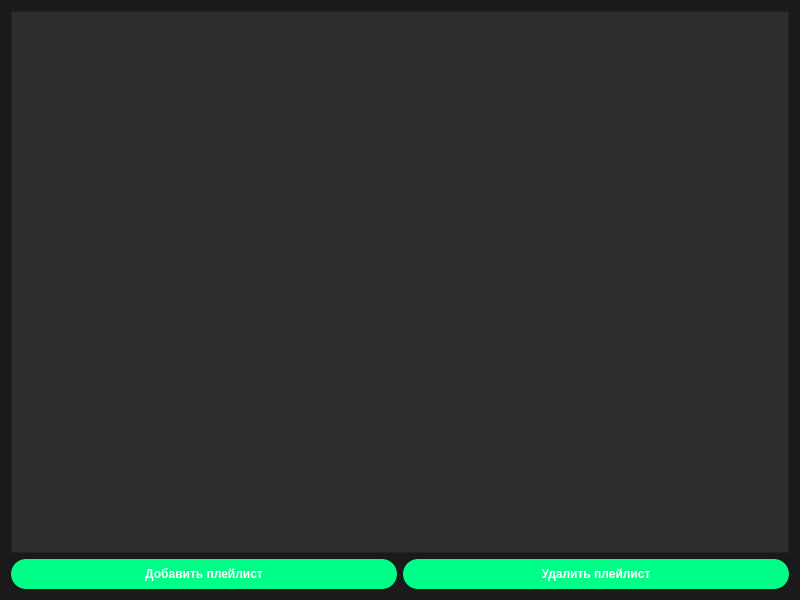
<?xml version="1.0" encoding="UTF-8"?>
<ui version="4.0">
 <class>PlaylistSelector</class>
 <widget class="QWidget" name="PlaylistSelector">
  <property name="geometry">
   <rect>
    <x>0</x>
    <y>0</y>
    <width>800</width>
    <height>600</height>
   </rect>
  </property>
  <property name="windowTitle">
   <string>Выбор плейлиста</string>
  </property>
  <property name="styleSheet">
   <string notr="true">
    QWidget {
        background: #1a1a1a;
        color: #ffffff;
    }
   QPushButton {
      padding: 8px 15px;
      border-radius: 15px;
      background: #00ff88;
      color: #ffffff;
      font-weight: bold;
   }

   QPushButton:hover {
      background: #00cc6a;
   }
   QListWidget {
            background: #2d2d2d;
            color: #00ff88;
   }
   QListWidget::item {
            background: #2d2d2d;
            color: #00ff88;
     }

    QListWidget::item:selected {
            background: #333333;
            color: #00ff88;
    }
   </string>
  </property>
  <layout class="QVBoxLayout" name="verticalLayout">
   <item>
    <widget class="QListWidget" name="playlistListWidget"/>
   </item>
   <item>
    <layout class="QHBoxLayout" name="horizontalLayout">
     <item>
      <widget class="QPushButton" name="btnAddPlaylist">
       <property name="text">
        <string>Добавить плейлист</string>
       </property>
      </widget>
     </item>
     <item>
      <widget class="QPushButton" name="btnRemovePlaylist">
       <property name="text">
        <string>Удалить плейлист</string>
       </property>
      </widget>
     </item>
    </layout>
   </item>
  </layout>
 </widget>
 <resources/>
 <connections/>
</ui>
